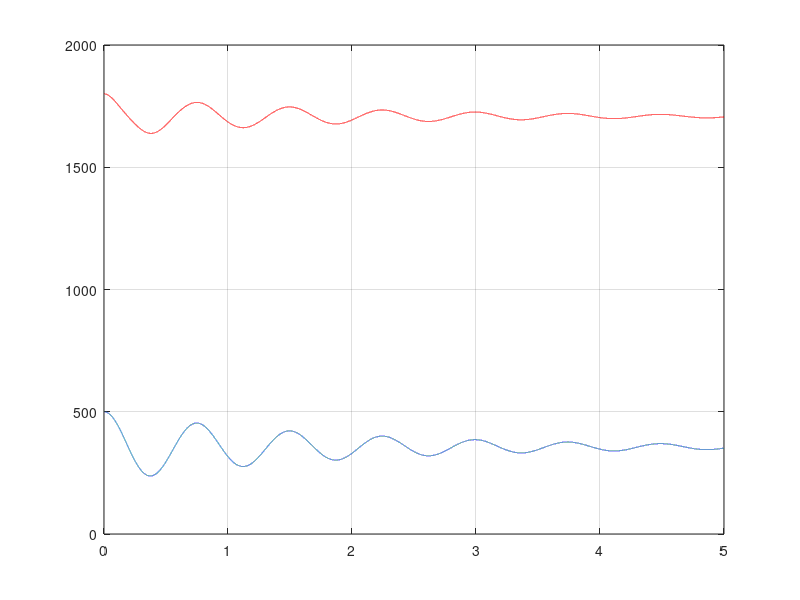

Recreate this plot in MATLAB.
close all; %Close any open figure windows
clear; %Clear memory
%Model data, SI-units
m1=2000; %Mass 1
m2=400; %Mass 2
g=9.81; %Gravity
L0=500/1e3; %Undeformed spring length
k=100e3; %Spring stiffness
b=1500; %Damping constant
h=800/1e3; %Height of mass
h0=3100/1e3; %Height of entire system
%Initial data
x1=500/1e3; %Initial position mass 1
x2=1800/1e3; %Initial position mass 2
x1Dot=0; %Initial velocity mass 1
x2Dot=0; %Initial velocity mass 2
%Time and counter data
t=0;
tEnd=5;
tStep=1e-4;
n=round(tEnd/tStep); %Number of timesteps
%Time integration
for i=1:n
    %Compute elongation of all springs
    Delta1=x1-L0;
    Delta2=x2-(x1+h)-L0;
    Delta3=h0-(x2+h)-L0;
    %Compute all spring forces, positive if stretched
    Fk1=k*Delta1;
    Fk2=k*Delta2;
    Fk3=k*Delta3;
    %Compute elongation rate of all dampers
    Delta1Dot=x1Dot;
    Delta2Dot=x2Dot-x1Dot;
    Delta3Dot=-x2Dot;
    %Compute all damping forces, positive if stretching
    Fb1=b*Delta1Dot;
    Fb2=b*Delta2Dot;
    Fb3=b*Delta3Dot;
    %Compute acceleration of both masses
    x1DotDot=(-Fk1-Fb1+Fk2+Fb2-m1*g)/m1; %Mass 1 acceleration
    x2DotDot=(-Fk2-Fb2+Fk3+Fb3-m2*g)/m2; %Mass 2 acceleration
    %Save plot data
    tPlot(i)=t;
    x1Plot(i)=x1*1e3;
    x2Plot(i)=x2*1e3;
    %Time integrate
    t=t+tStep; %Update time
    x1=x1+x1Dot*tStep; %Update x1
    x2=x2+x2Dot*tStep; %Update x2
    x1Dot=x1Dot+x1DotDot*tStep; %Update x1Dot
    x2Dot=x2Dot+x2DotDot*tStep; %Update x2Dot
end;
plot(tPlot,x1Plot); %Plot x1 vs time
hold on;
plot(tPlot,x2Plot,'r'); %Plot x2 vs time
grid;